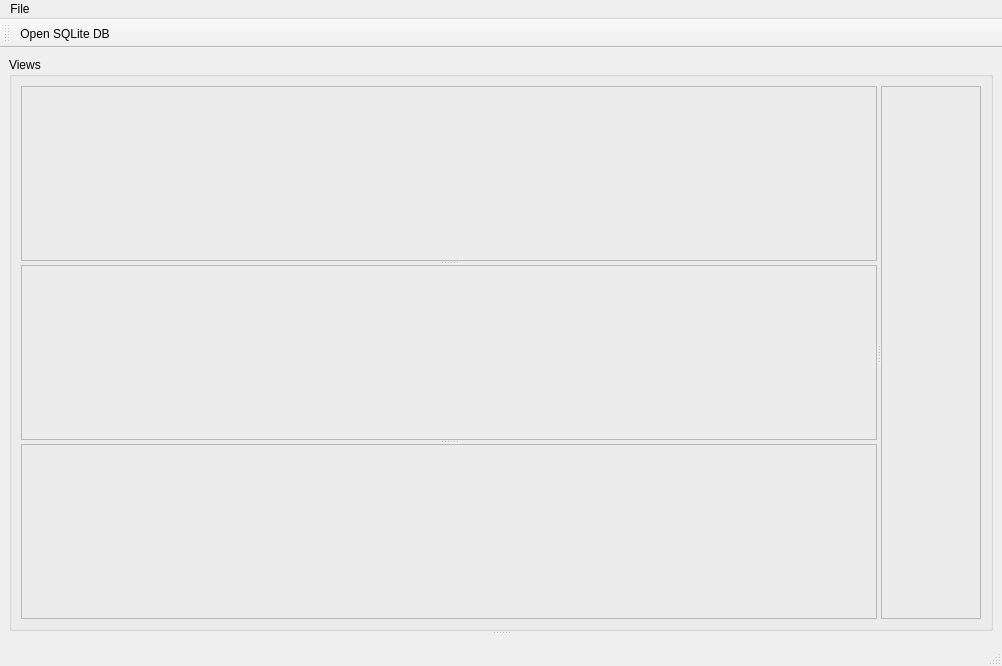
<ui version="4.0" >
 <class>StatsView</class>
 <widget class="QMainWindow" name="StatsView" >
  <property name="geometry" >
   <rect>
    <x>0</x>
    <y>0</y>
    <width>1002</width>
    <height>666</height>
   </rect>
  </property>
  <property name="windowTitle" >
   <string>StatsView</string>
  </property>
  <property name="iconSize" >
   <size>
    <width>22</width>
    <height>22</height>
   </size>
  </property>
  <widget class="QWidget" name="centralwidget" >
   <layout class="QVBoxLayout" >
    <property name="spacing" >
     <number>6</number>
    </property>
    <property name="leftMargin" >
     <number>9</number>
    </property>
    <property name="topMargin" >
     <number>9</number>
    </property>
    <property name="rightMargin" >
     <number>9</number>
    </property>
    <property name="bottomMargin" >
     <number>9</number>
    </property>
    <item>
     <widget class="QSplitter" name="splitter_5" >
      <property name="orientation" >
       <enum>Qt::Vertical</enum>
      </property>
      <widget class="QGroupBox" name="groupBoxGraph" >
       <property name="sizePolicy" >
        <sizepolicy vsizetype="Expanding" hsizetype="Expanding" >
         <horstretch>1</horstretch>
         <verstretch>1</verstretch>
        </sizepolicy>
       </property>
       <property name="title" >
        <string>Views</string>
       </property>
       <layout class="QHBoxLayout" >
        <item>
         <widget class="QSplitter" name="splitter_3" >
          <property name="orientation" >
           <enum>Qt::Horizontal</enum>
          </property>
          <widget class="QSplitter" name="splitter_2" >
           <property name="sizePolicy" >
            <sizepolicy vsizetype="Expanding" hsizetype="Expanding" >
             <horstretch>1</horstretch>
             <verstretch>0</verstretch>
            </sizepolicy>
           </property>
           <property name="orientation" >
            <enum>Qt::Vertical</enum>
           </property>
           <widget class="QFrame" name="tableFrame1" >
            <property name="frameShape" >
             <enum>QFrame::StyledPanel</enum>
            </property>
            <property name="frameShadow" >
             <enum>QFrame::Raised</enum>
            </property>
           </widget>
           <widget class="QFrame" name="tableFrame2" >
            <property name="frameShape" >
             <enum>QFrame::StyledPanel</enum>
            </property>
            <property name="frameShadow" >
             <enum>QFrame::Raised</enum>
            </property>
           </widget>
           <widget class="QFrame" name="tableFrame3" >
            <property name="frameShape" >
             <enum>QFrame::StyledPanel</enum>
            </property>
            <property name="frameShadow" >
             <enum>QFrame::Raised</enum>
            </property>
           </widget>
          </widget>
          <widget class="QFrame" name="tableFrame4" >
           <property name="frameShape" >
            <enum>QFrame::StyledPanel</enum>
           </property>
           <property name="frameShadow" >
            <enum>QFrame::Raised</enum>
           </property>
          </widget>
         </widget>
        </item>
       </layout>
      </widget>
      <widget class="QSplitter" name="splitter" >
       <property name="sizePolicy" >
        <sizepolicy vsizetype="Expanding" hsizetype="Expanding" >
         <horstretch>0</horstretch>
         <verstretch>2</verstretch>
        </sizepolicy>
       </property>
       <property name="orientation" >
        <enum>Qt::Horizontal</enum>
       </property>
      </widget>
     </widget>
    </item>
   </layout>
  </widget>
  <widget class="QMenuBar" name="menubar" >
   <property name="geometry" >
    <rect>
     <x>0</x>
     <y>0</y>
     <width>1002</width>
     <height>21</height>
    </rect>
   </property>
   <widget class="QMenu" name="menuFile" >
    <property name="title" >
     <string>File</string>
    </property>
    <addaction name="actionOpenSQLiteDB" />
   </widget>
   <addaction name="menuFile" />
  </widget>
  <widget class="QStatusBar" name="statusbar" />
  <widget class="QToolBar" name="toolBar" >
   <property name="orientation" >
    <enum>Qt::Horizontal</enum>
   </property>
   <property name="iconSize" >
    <size>
     <width>22</width>
     <height>22</height>
    </size>
   </property>
   <attribute name="toolBarArea" >
    <enum>TopToolBarArea</enum>
   </attribute>
   <attribute name="toolBarBreak" >
    <bool>false</bool>
   </attribute>
   <addaction name="actionOpenSQLiteDB" />
  </widget>
  <action name="actionOpenSQLiteDB" >
   <property name="enabled" >
    <bool>true</bool>
   </property>
   <property name="icon" >
    <iconset resource="Icons/icons.qrc" >:/Icons/fileopen.png</iconset>
   </property>
   <property name="text" >
    <string>Open SQLite DB...</string>
   </property>
  </action>
 </widget>
 <resources>
  <include location="Icons/icons.qrc" />
 </resources>
 <connections/>
</ui>
